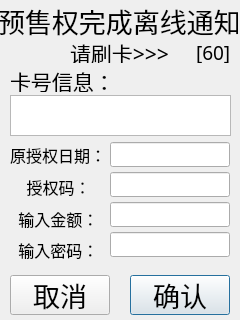
<?xml version="1.0" encoding="UTF-8"?>
<ui version="4.0">
 <class>Pro_AuthFinishMsg</class>
 <widget class="QDialog" name="Pro_AuthFinishMsg">
  <property name="geometry">
   <rect>
    <x>0</x>
    <y>0</y>
    <width>240</width>
    <height>320</height>
   </rect>
  </property>
  <property name="windowTitle">
   <string>Dialog</string>
  </property>
  <widget class="QPushButton" name="confirmButton">
   <property name="geometry">
    <rect>
     <x>130</x>
     <y>275</y>
     <width>100</width>
     <height>40</height>
    </rect>
   </property>
   <property name="font">
    <font>
     <family>AR PL UKai CN</family>
     <pointsize>20</pointsize>
    </font>
   </property>
   <property name="text">
    <string>确认</string>
   </property>
  </widget>
  <widget class="QLabel" name="label">
   <property name="geometry">
    <rect>
     <x>70</x>
     <y>42</y>
     <width>110</width>
     <height>21</height>
    </rect>
   </property>
   <property name="font">
    <font>
     <family>AR PL UKai CN</family>
     <pointsize>16</pointsize>
    </font>
   </property>
   <property name="text">
    <string>请刷卡&gt;&gt;&gt;</string>
   </property>
  </widget>
  <widget class="QTextEdit" name="line0_card">
   <property name="geometry">
    <rect>
     <x>10</x>
     <y>95</y>
     <width>221</width>
     <height>41</height>
    </rect>
   </property>
   <property name="font">
    <font>
     <family>AR PL UKai CN</family>
     <pointsize>14</pointsize>
    </font>
   </property>
   <property name="readOnly">
    <bool>true</bool>
   </property>
  </widget>
  <widget class="QPushButton" name="cancelButton">
   <property name="geometry">
    <rect>
     <x>10</x>
     <y>275</y>
     <width>100</width>
     <height>40</height>
    </rect>
   </property>
   <property name="font">
    <font>
     <family>AR PL UKai CN</family>
     <pointsize>20</pointsize>
    </font>
   </property>
   <property name="text">
    <string>取消</string>
   </property>
  </widget>
  <widget class="QLabel" name="labelHint">
   <property name="geometry">
    <rect>
     <x>10</x>
     <y>70</y>
     <width>111</width>
     <height>22</height>
    </rect>
   </property>
   <property name="font">
    <font>
     <family>AR PL UKai CN</family>
     <pointsize>16</pointsize>
    </font>
   </property>
   <property name="text">
    <string>卡号信息：</string>
   </property>
  </widget>
  <widget class="QLabel" name="label_times">
   <property name="geometry">
    <rect>
     <x>196</x>
     <y>42</y>
     <width>41</width>
     <height>21</height>
    </rect>
   </property>
   <property name="font">
    <font>
     <family>AR PL UKai CN</family>
     <pointsize>14</pointsize>
    </font>
   </property>
   <property name="text">
    <string>[60]</string>
   </property>
  </widget>
  <widget class="QLabel" name="label_2">
   <property name="geometry">
    <rect>
     <x>-2</x>
     <y>5</y>
     <width>240</width>
     <height>31</height>
    </rect>
   </property>
   <property name="font">
    <font>
     <family>AR PL UKai CN</family>
     <pointsize>20</pointsize>
    </font>
   </property>
   <property name="text">
    <string>预售权完成离线通知</string>
   </property>
  </widget>
  <widget class="QLabel" name="label_6">
   <property name="geometry">
    <rect>
     <x>10</x>
     <y>177</y>
     <width>96</width>
     <height>19</height>
    </rect>
   </property>
   <property name="font">
    <font>
     <family>AR PL UKai CN</family>
     <pointsize>12</pointsize>
    </font>
   </property>
   <property name="text">
    <string>    授权码：</string>
   </property>
  </widget>
  <widget class="QLabel" name="label_4">
   <property name="geometry">
    <rect>
     <x>10</x>
     <y>145</y>
     <width>96</width>
     <height>19</height>
    </rect>
   </property>
   <property name="font">
    <font>
     <family>AR PL UKai CN</family>
     <pointsize>12</pointsize>
    </font>
   </property>
   <property name="text">
    <string>原授权日期：</string>
   </property>
  </widget>
  <widget class="QLabel" name="label_5">
   <property name="geometry">
    <rect>
     <x>10</x>
     <y>209</y>
     <width>91</width>
     <height>19</height>
    </rect>
   </property>
   <property name="font">
    <font>
     <family>AR PL UKai CN</family>
     <pointsize>12</pointsize>
    </font>
   </property>
   <property name="text">
    <string>  输入金额：</string>
   </property>
  </widget>
  <widget class="QLabel" name="label_3">
   <property name="geometry">
    <rect>
     <x>10</x>
     <y>240</y>
     <width>91</width>
     <height>19</height>
    </rect>
   </property>
   <property name="font">
    <font>
     <family>AR PL UKai CN</family>
     <pointsize>12</pointsize>
    </font>
   </property>
   <property name="text">
    <string>  输入密码：</string>
   </property>
  </widget>
  <widget class="QLineEdit" name="line2_authnum">
   <property name="geometry">
    <rect>
     <x>110</x>
     <y>172</y>
     <width>120</width>
     <height>25</height>
    </rect>
   </property>
   <property name="font">
    <font>
     <family>AR PL UKai CN</family>
     <pointsize>14</pointsize>
    </font>
   </property>
   <property name="text">
    <string/>
   </property>
  </widget>
  <widget class="QLineEdit" name="line1_date">
   <property name="geometry">
    <rect>
     <x>110</x>
     <y>142</y>
     <width>120</width>
     <height>25</height>
    </rect>
   </property>
   <property name="font">
    <font>
     <family>AR PL UKai CN</family>
     <pointsize>14</pointsize>
    </font>
   </property>
  </widget>
  <widget class="QLineEdit" name="line4_pwd">
   <property name="geometry">
    <rect>
     <x>110</x>
     <y>232</y>
     <width>120</width>
     <height>25</height>
    </rect>
   </property>
   <property name="font">
    <font>
     <family>AR PL UKai CN</family>
     <pointsize>14</pointsize>
    </font>
   </property>
  </widget>
  <widget class="QLineEdit" name="line3_amt">
   <property name="geometry">
    <rect>
     <x>110</x>
     <y>202</y>
     <width>120</width>
     <height>25</height>
    </rect>
   </property>
   <property name="font">
    <font>
     <family>AR PL UKai CN</family>
     <pointsize>14</pointsize>
    </font>
   </property>
  </widget>
 </widget>
 <resources/>
 <connections/>
</ui>
